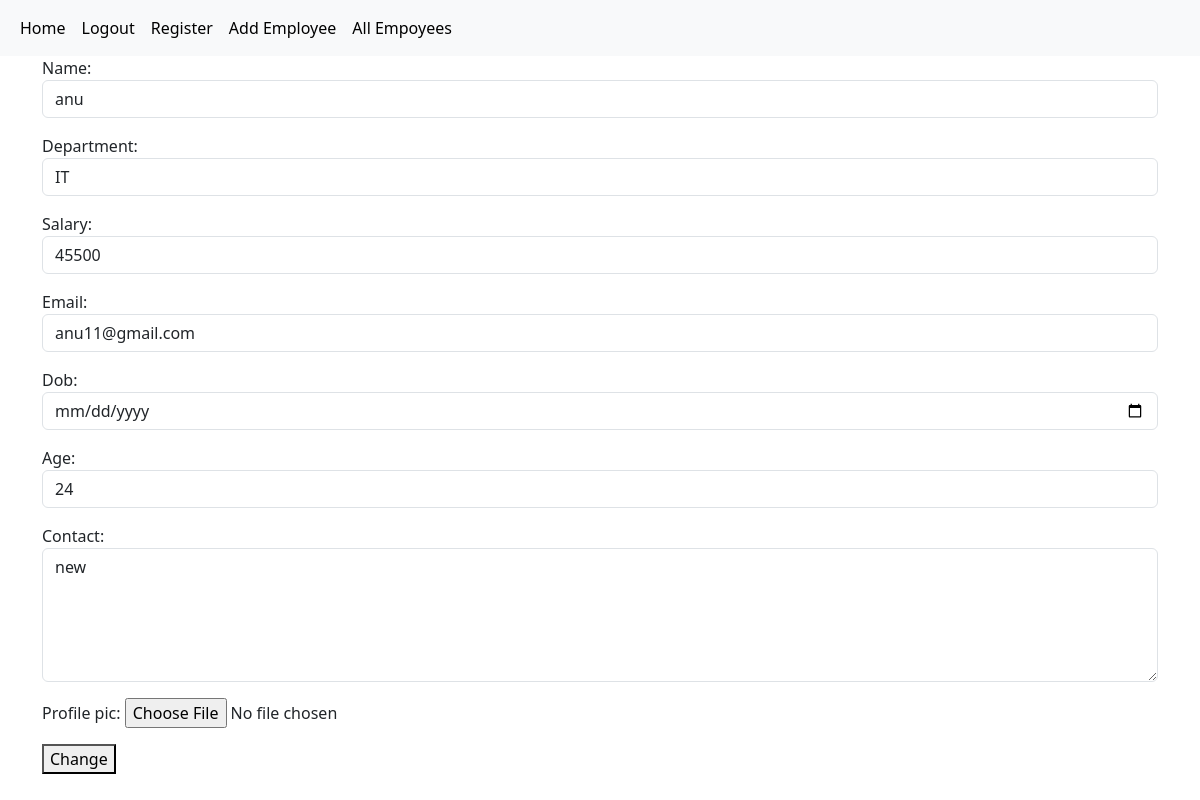
The page /employees/17/change (signed in) on the database its author committed.
### crm/models.py (models this page shows, shortened)
class Employees(models.Model):
    name=models.CharField(max_length=200)
    department=models.CharField(max_length=200)
    salary=models.PositiveIntegerField()
    email=models.EmailField(unique=True)
    dob=models.DateField(null=True,blank=True)
    age=models.PositiveIntegerField()
    contact=models.CharField(max_length=12,null=True)
    profile_pic=models.ImageField(upload_to="images",null=True,blank=True)

### crm/views.py (the view, shortened to what this page needs)
# urls.py: path('employees/<int:pk>/change',views.EmployeeUpdateView.as_view(),name="emp-change"),
@method_decorator(signin_required,name="dispatch")
class EmployeeUpdateView(View):
   def get(self,request,*args,**kwargs):
      id=kwargs.get("pk")
      obj=Employees.objects.get(id=id)
      form=EmployeeModelForm(instance=obj)
      return render(request,"emp_edit.html",{"form":form})

### crm/forms.py
class EmployeeModelForm(forms.ModelForm):
        class Meta:
            model=Employees
            fields="__all__"
            widgets={
                "name":forms.TextInput(attrs={"class":"form-control"}),
                "department":forms.TextInput(attrs={"class":"form-control"}),
                "salary":forms.NumberInput(attrs={"class":"form-control"}),
                "email":forms.EmailInput(attrs={"class":"form-control"}),
                "dob":forms.DateInput(attrs={"class":"form-control","type":"date"}),
                "age":forms.NumberInput(attrs={"class":"form-control"}),
                "contact":forms.Textarea(attrs={"class":"form-control","rows":5})
            }

### crm/views.py (called while the page is built)
def signin_required(fn):
   def wrapper(request,*args,**kwargs):
      if not request.user.is_authenticated:
         messages.error(request,"invalid session")
         return redirect("signin")
      else:
         return fn(request,*args,**kwargs)
   return wrapper

### crm/templates/emp_edit.html (shortened to what this page needs)
{%extends 'base.html'%}
{%block body_block%}
<div class="container">
    <form action="" method="post" enctype="multipart/form-data">
        {{form.as_p}}
        <button type="submit">Change</button>
    </form>
</div>
{%endblock%}

### rows shown on the page
Employees: name "anu", department "IT", salary "45500", email "anu11@gmail.com", age "24", contact "new"
